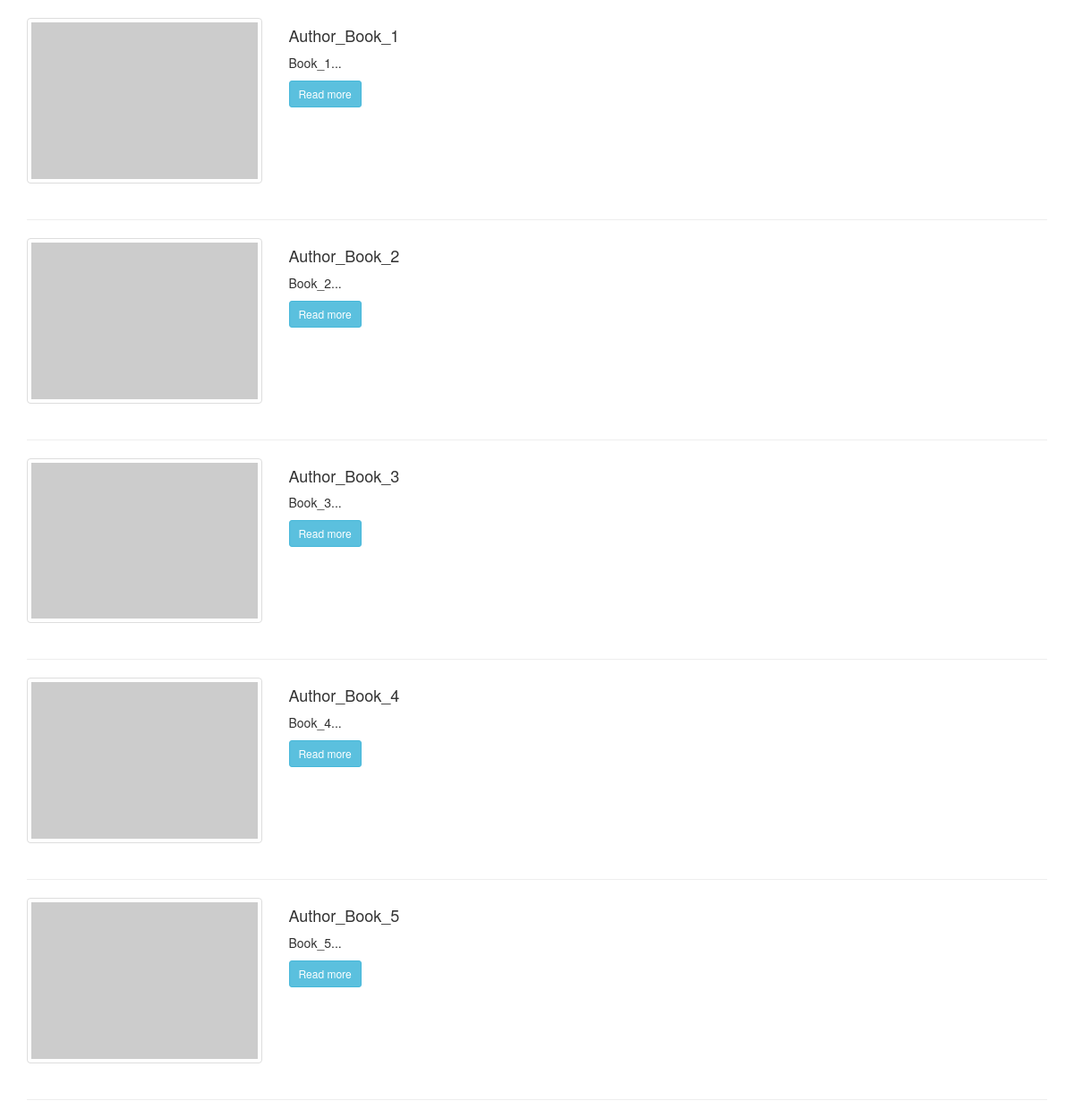
The page / on the database its author committed.
### tables this page shows
CREATE TABLE `table_authorsOfBook` (
  `IdBook` int(11) NOT NULL,
  `IdAuthor` int(11) NOT NULL
);

CREATE TABLE `table_authors` (
  `IdAuthor` int(11) NOT NULL,
  `AuthorName` text NOT NULL
);

CREATE TABLE `table_book` (
  `IdBook` int(11) NOT NULL,
  `BookName` text NOT NULL,
  `Description` text NOT NULL,
  `Price` varchar(65) NOT NULL
);

### function.php (called while the page is built, shortened)
<?php
 function connectionToDB()
{
	$conn = new mysqli(LOCALHOST,USER,PASSWORD,DATABASENAME);
	return $conn;
}
function tableBook()
  {
    $link = connectionToDB();
    $sql = "SELECT * FROM table_book AS A JOIN table_authorsOfBook AS B ON A.IdBook = B.IdBook JOIN table_authors AS C ON B.IdAuthor = C.IdAuthor
    WHERE A.IdBook = B.IdAuthor";
    $result = mysqli_query($link, $sql);
    $authors = mysqli_fetch_all($result, MYSQL_ASSOC);
    return $authors;
  }
?>

### index.php (the view, shortened to what this page needs)
<!DOCTYPE html>
<html>
<head>
<link href="//netdna.bootstrapcdn.com/bootstrap/3.2.0/css/bootstrap.min.css" rel="stylesheet" id="bootstrap-css">
</head>
<body>
  <div class="container">
<br/>
<?php
require_once 'function.php';
$aut = tableBook(); ?>
<?php foreach ($aut as $authors): ?>
<div class="row">
      <div class="col-md-3">
        <a href="#" class="thumbnail">
            <img src="http://placehold.it/260x180" alt="">
        </a>
      </div>
      <div class="col-md-9">
      <h4><a href="#"></a><?=$authors['AuthorName'] ?></h4>
        <p>
        <?=mb_substr($authors['BookName'], 0, 120, 'utf-8').'...'; ?>
        </p>
        <p><a class="btn btn-info btn-sm" href="post.php?authors_id=<?=$authors['IdAuthor']?>">Read more</a></p>
        <br/>
      </div>
  </div>
<hr>
<?php endforeach; ?>
</body>
</html>

### rows shown on the page
table_authorsofbook: IdAuthor.AuthorName "Author_Book_1", IdBook.BookName "Book_1"
table_authorsofbook: IdAuthor.AuthorName "Author_Book_2", IdBook.BookName "Book_2"
table_authorsofbook: IdAuthor.AuthorName "Author_Book_3", IdBook.BookName "Book_3"
table_authorsofbook: IdAuthor.AuthorName "Author_Book_4", IdBook.BookName "Book_4"
table_authorsofbook: IdAuthor.AuthorName "Author_Book_5", IdBook.BookName "Book_5"
